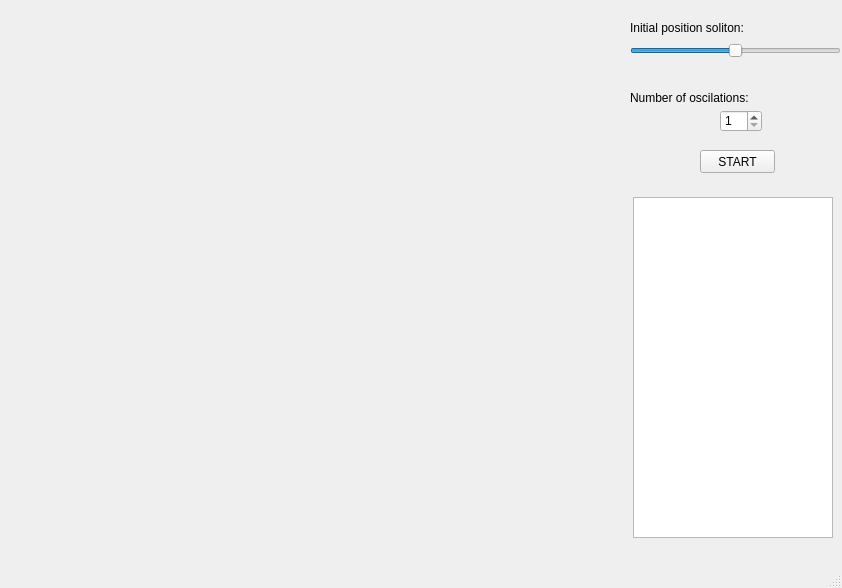
<?xml version="1.0" encoding="UTF-8"?>
<ui version="4.0">
 <class>MainWindow</class>
 <widget class="QMainWindow" name="MainWindow">
  <property name="geometry">
   <rect>
    <x>0</x>
    <y>0</y>
    <width>842</width>
    <height>588</height>
   </rect>
  </property>
  <property name="windowTitle">
   <string>MainWindow</string>
  </property>
  <widget class="QWidget" name="centralwidget">
   <widget class="QWidget" name="mplwindow" native="true">
    <property name="geometry">
     <rect>
      <x>9</x>
      <y>9</y>
      <width>621</width>
      <height>531</height>
     </rect>
    </property>
    <property name="sizePolicy">
     <sizepolicy hsizetype="Expanding" vsizetype="Preferred">
      <horstretch>0</horstretch>
      <verstretch>0</verstretch>
     </sizepolicy>
    </property>
    <property name="layoutDirection">
     <enum>Qt::LeftToRight</enum>
    </property>
    <layout class="QVBoxLayout" name="mplvl"/>
   </widget>
   <widget class="QListWidget" name="mplfigs">
    <property name="geometry">
     <rect>
      <x>633</x>
      <y>197</y>
      <width>200</width>
      <height>341</height>
     </rect>
    </property>
    <property name="sizePolicy">
     <sizepolicy hsizetype="Maximum" vsizetype="Expanding">
      <horstretch>0</horstretch>
      <verstretch>0</verstretch>
     </sizepolicy>
    </property>
    <property name="maximumSize">
     <size>
      <width>200</width>
      <height>16777215</height>
     </size>
    </property>
   </widget>
   <widget class="QWidget" name="interact" native="true">
    <property name="geometry">
     <rect>
      <x>630</x>
      <y>10</y>
      <width>211</width>
      <height>181</height>
     </rect>
    </property>
    <widget class="QSlider" name="horizontalSlider">
     <property name="geometry">
      <rect>
       <x>0</x>
       <y>30</y>
       <width>211</width>
       <height>22</height>
      </rect>
     </property>
     <property name="minimum">
      <number>-6</number>
     </property>
     <property name="maximum">
      <number>6</number>
     </property>
     <property name="singleStep">
      <number>1</number>
     </property>
     <property name="pageStep">
      <number>1</number>
     </property>
     <property name="orientation">
      <enum>Qt::Horizontal</enum>
     </property>
    </widget>
    <widget class="QSpinBox" name="spinBox">
     <property name="geometry">
      <rect>
       <x>90</x>
       <y>100</y>
       <width>42</width>
       <height>22</height>
      </rect>
     </property>
     <property name="minimum">
      <number>1</number>
     </property>
     <property name="maximum">
      <number>10</number>
     </property>
    </widget>
    <widget class="QLabel" name="label">
     <property name="geometry">
      <rect>
       <x>0</x>
       <y>50</y>
       <width>71</width>
       <height>16</height>
      </rect>
     </property>
     <property name="text">
      <string/>
     </property>
    </widget>
    <widget class="QLabel" name="label_2">
     <property name="geometry">
      <rect>
       <x>0</x>
       <y>10</y>
       <width>151</width>
       <height>16</height>
      </rect>
     </property>
     <property name="text">
      <string>Initial position soliton:</string>
     </property>
    </widget>
    <widget class="QLabel" name="label_3">
     <property name="geometry">
      <rect>
       <x>0</x>
       <y>80</y>
       <width>181</width>
       <height>16</height>
      </rect>
     </property>
     <property name="text">
      <string>Number of oscilations:</string>
     </property>
    </widget>
    <widget class="QPushButton" name="start">
     <property name="geometry">
      <rect>
       <x>70</x>
       <y>140</y>
       <width>75</width>
       <height>23</height>
      </rect>
     </property>
     <property name="text">
      <string>START</string>
     </property>
    </widget>
   </widget>
  </widget>
  <widget class="QMenuBar" name="menubar">
   <property name="geometry">
    <rect>
     <x>0</x>
     <y>0</y>
     <width>842</width>
     <height>21</height>
    </rect>
   </property>
  </widget>
  <widget class="QStatusBar" name="statusbar"/>
 </widget>
 <resources/>
 <connections>
  <connection>
   <sender>horizontalSlider</sender>
   <signal>valueChanged(int)</signal>
   <receiver>label</receiver>
   <slot>setNum(int)</slot>
   <hints>
    <hint type="sourcelabel">
     <x>651</x>
     <y>70</y>
    </hint>
    <hint type="destinationlabel">
     <x>658</x>
     <y>87</y>
    </hint>
   </hints>
  </connection>
  <connection>
   <sender>start</sender>
   <signal>clicked()</signal>
   <receiver>mplfigs</receiver>
   <slot>show()</slot>
   <hints>
    <hint type="sourcelabel">
     <x>717</x>
     <y>175</y>
    </hint>
    <hint type="destinationlabel">
     <x>699</x>
     <y>291</y>
    </hint>
   </hints>
  </connection>
  <connection>
   <sender>start</sender>
   <signal>clicked()</signal>
   <receiver>mplwindow</receiver>
   <slot>show()</slot>
   <hints>
    <hint type="sourcelabel">
     <x>735</x>
     <y>185</y>
    </hint>
    <hint type="destinationlabel">
     <x>302</x>
     <y>282</y>
    </hint>
   </hints>
  </connection>
 </connections>
</ui>
